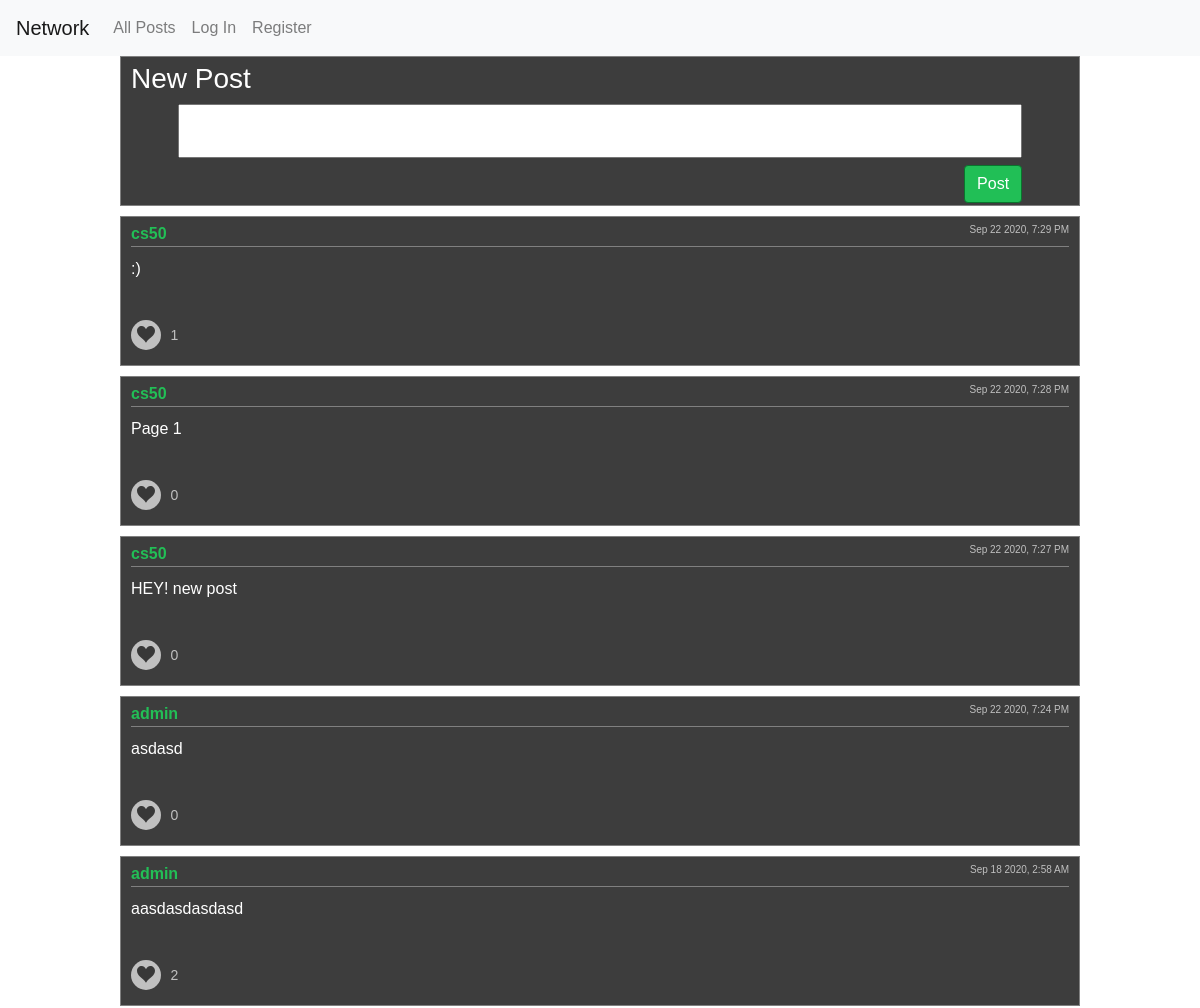
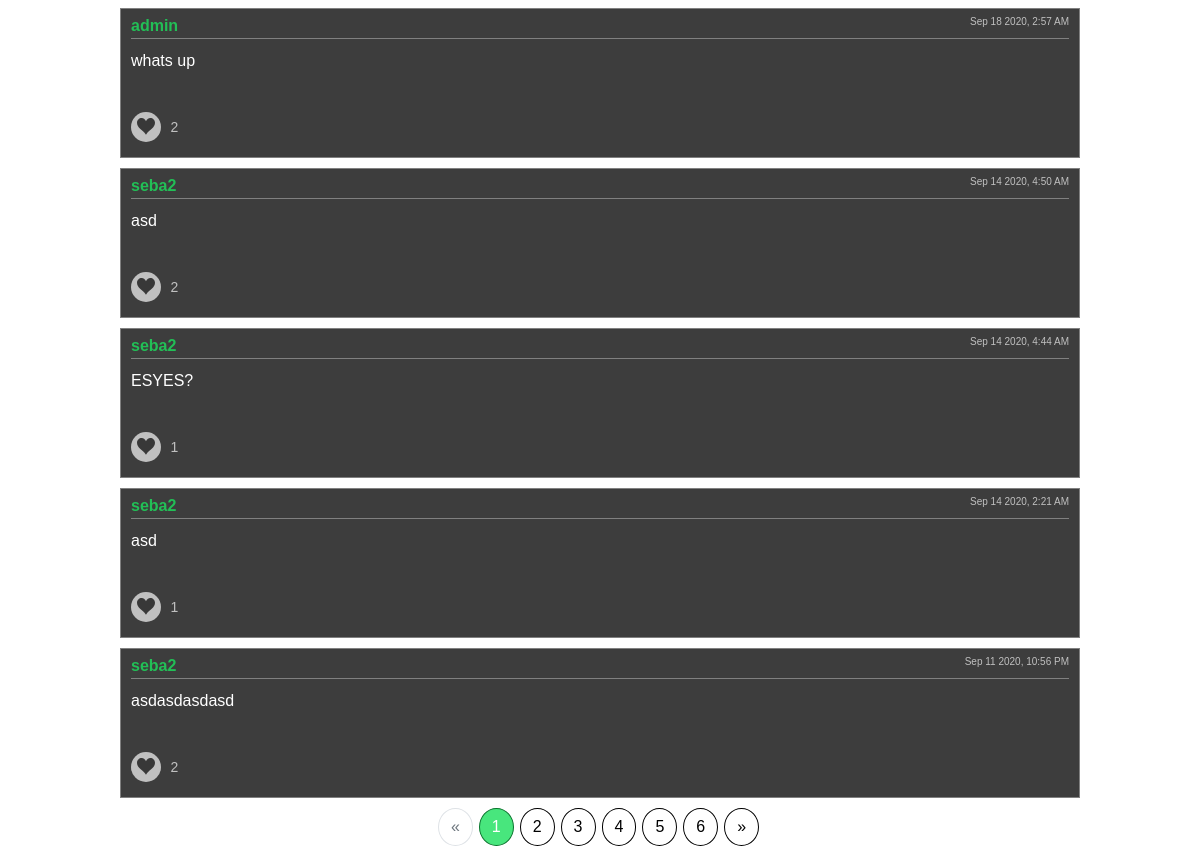
The page / on the database its author committed (2 pictures, top to bottom).
### network/models.py (models this page shows, shortened)
class Post(models.Model):
    post_user = models.ForeignKey(User, on_delete=models.CASCADE)
    post_content = models.TextField()
    post_timestamp = models.DateTimeField(auto_now_add=True)
    post_likes = models.IntegerField(default=0)
    def serialize(self):
        return {
            "post_id": self.id,
            "post_user": self.post_user.id,
            "post_username": self.post_user.username,
            "post_content": self.post_content,
            "post_timestamp": self.post_timestamp.strftime("%b %#d %Y, %#I:%M %p"),
        }

class User(AbstractUser):
    pass

### network/views.py (the view)
# urls.py: path("", views.index, name="index"),
def index(request):
    try:
        current_user = User.objects.get(pk=request.user.id)
        posts = Post.objects.all().order_by("-post_timestamp")
        for post in posts:
            post.serialize()
            if post.post_user.id == request.user.id:
                post.editable = True
            else:
                post.editable = False
            try:
                if_liked = Like.objects.get(like_post=post.id, like_by=current_user)
                post.liked_by_user = True
            except:
                post.liked_by_user = False
        paginator_posts = Paginator(posts, 10)
        page = request.GET.get('page', 1)
        try:
            posts = paginator_posts.page(page)
        except EmptyPage:
            posts = paginator_posts.page(paginator_posts.num_pages)
        except PageNotAnInteger:
            posts = paginator_posts.page(1)
        return render(request, "network/index.html", {
            "posts": posts
        })
    except:
        posts = Post.objects.all().order_by("-post_timestamp")
        for post in posts:
            post.serialize()
        paginator_posts = Paginator(posts, 10)
        page = request.GET.get('page', 1)
        try:
            posts = paginator_posts.page(page)
        except EmptyPage:
            posts = paginator_posts.page(paginator_posts.num_pages)
        except PageNotAnInteger:
            posts = paginator_posts.page(1)
        return render(request, "network/index.html", {
            "posts": posts
        })

### network/templates/network/index.html (shortened to what this page needs)
{% extends "network/layout.html" %}
{% block body %}
    <div class="post-container">
        <h3>New Post</h3>
        <form id="new-post-form">
            <textarea id="new-post-content"></textarea>
            <input style="float:right;margin-right: 5%;" type="submit" class="btn" value="Post">
        </form>
    </div>
    <div id="posts-view">
        {% for post in posts %}
            <div class="post-container" id="post_{{ post.id }}">
                <div class="post-container-username">
                    <a href="{% url 'user' post.post_user.id %}"><b>{{ post.post_user.username }}</b></a>
                    <div class="post-timestamp">{{ post.post_timestamp|date:"M j Y, g:i A" }}</div>
                </div>
                <div class="post-content">{{ post.post_content }}</div>
                <div id="like-btn" class="likes-container" data-id="{{ post.id }}">
                    <span class="like-btn" aria-label="Like this post." data-id="{{ post.id }}">
                        <svg data-id="{{ post.id }}" {% if post.liked_by_user %}class="heart liked" {% else %}class="heart"{% endif %} viewBox="0 0 32 29.6">
                            <path data-id="{{ post.id }}" d="M23.6,0c-3.4,0-6.3,2.7-7.6,5.6C14.7,2.7,11.8,0,8.4,0C3.8,0,0,3.8,0,8.4c0,9.4,9.5,11.9,16,21.2
                            c6.1-9.3,16-12.1,16-21.2C32,3.8,28.2,0,23.6,0z"/>
                        </svg>
                    </span>
                    <label data-id="{{ post.id }}" for="likes-container" id="post-likes">{{ post.post_likes }}</label>
                </div>
            </div>
        {% endfor %}
    </div>
    {% if posts.has_other_pages %}
    <ul class="pagination">
    {% if posts.has_previous %}
        <li class="page-item"><a class="page-link" href="?page={{ posts.previous_page_number }}">&laquo;</a></li>
    {% else %}
        <li class="disabled page-item"><span class="page-link">&laquo;</span></li>
    {% endif %}
    {% for i in posts.paginator.page_range %}
        {% if posts.number == i %}
        <li class="active page-item"><span class="page-link">{{ i }} <span class="sr-only">(current)</span></span></li>
        {% else %}
        <li class="page-item"><a class="page-link page-number" href="?page={{ i }}">{{ i }}</a></li>
        {% endif %}
    {% endfor %}
    {% if posts.has_next %}
        <li><a class="page-link" href="?page={{ posts.next_page_number }}">&raquo;</a></li>
    {% else %}
        <li class="disabled page-item"><span class="page-link">&raquo;</span></li>
    {% endif %}
    </ul>
    {% endif %}
{% endblock %}

### network/templates/network/layout.html (shortened to what this page needs)
{% load static %}
<!DOCTYPE html>
<html lang="en">
    <head>
        <link rel="stylesheet" href="https://stackpath.bootstrapcdn.com/bootstrap/4.4.1/css/bootstrap.min.css">
        <link href="{% static 'network/styles.css' %}" rel="stylesheet">
        <link rel="stylesheet" href="https://cdnjs.cloudflare.com/ajax/libs/animate.css/4.0.0/animate.min.css">
    </head>
    <body>
        <nav class="navbar navbar-expand-lg navbar-light bg-light">
            <a class="navbar-brand" href="{% url 'index' %}">Network</a>
            <div>
              <ul class="navbar-nav mr-auto">
                <li class="nav-item">
                  <a class="nav-link" href="{% url 'index' %}">All Posts</a>
                </li>
                {% if user.is_authenticated %}
                    <li class="nav-item">
                        <a class="nav-link" href="{% url 'follow_index' %}">Following</a>
                    </li>
                    <li class="nav-item">
                        <a class="nav-link" href="{% url 'logout' %}">Log Out</a>
                    </li>
                {% else %}
                    <li class="nav-item">
                        <a class="nav-link" href="{% url 'login' %}">Log In</a>
                    </li>
                    <li class="nav-item">
                        <a class="nav-link" href="{% url 'register' %}">Register</a>
                    </li>
                {% endif %}
              </ul>
            </div>
        </nav>
        <div class="body">
            {% block body %}
            {% endblock %}
        </div>
    </body>
</html>

### network/static/network/styles.css (style rules this page uses)
body { font-family: sans-serif; background: white; color: white; }
.post-container { width: 80%; height: 150px; border: 1px solid gray; margin-bottom: 10px; margin-left: 10%; padding: 5px 10px; background: rgba(40, 40, 40, 0.897); }
#new-post-form textarea { width: 90%; margin-left: 5%; margin-right: 5%; resize: none; }
.btn { background: rgba(27, 224, 93, 0.8); border: 1px solid rgb(9, 117, 45); color: white; }
.post-container-username { margin: 0; border-bottom: 1px solid gray; }
.post-container-username>a>b { color: rgba(27, 224, 93, 0.8); }
.post-timestamp { font-size: 10px; float: right; color: #c0c0c0; }
.post-content { height: 53%; padding-top: 10px; }
.like-btn { width: 30px; height: 30px; display: inline-block; background-color: #c0c0c0; border-radius: 25px; transition: box-shadow 1s ease, margin-top 1s ease; cursor: pointer; }
.heart { fill: rgba(40, 40, 40, 0.897); background: none; position: relative; top: 6px; width: 18px; margin-left: auto; margin-right: auto; display: block; }
.likes-container { cursor: pointer; float:left; width: 12%; }
#post-likes { font-size: 14px; color: #c0c0c0; padding-left: 5px; position: relative; top: -10px; }
.pagination { justify-content: center; }
.pagination>li>a, .pagination>li>span { border-radius: 50% !important; margin: 0 3px; }
.page-item.active .page-link { background-color: rgba(27, 224, 93, 0.8); border-color: rgb(9, 117, 45); }
.page-link { color: black; border-color: black; }

### rows shown on the page
Post: post_user.username "cs50", post_timestamp "Sep 22 2020, 7:29 PM", post_content ":)", post_likes "1"
Post: post_user.username "cs50", post_timestamp "Sep 22 2020, 7:28 PM", post_content "Page 1", post_likes "0"
Post: post_user.username "cs50", post_timestamp "Sep 22 2020, 7:27 PM", post_content "HEY! new post", post_likes "0"
Post: post_user.username "admin", post_timestamp "Sep 22 2020, 7:24 PM", post_content "asdasd", post_likes "0"
Post: post_user.username "admin", post_timestamp "Sep 18 2020, 2:58 AM", post_content "aasdasdasdasd", post_likes "2"
Post: post_user.username "admin", post_timestamp "Sep 18 2020, 2:57 AM", post_content "whats up", post_likes "2"
Post: post_user.username "seba2", post_timestamp "Sep 14 2020, 4:50 AM", post_content "asd", post_likes "2"
Post: post_user.username "seba2", post_timestamp "Sep 14 2020, 4:44 AM", post_content "ESYES?", post_likes "1"
Post: post_user.username "seba2", post_timestamp "Sep 14 2020, 2:21 AM", post_content "asd", post_likes "1"
Post: post_user.username "seba2", post_timestamp "Sep 11 2020, 10:56 PM", post_content "asdasdasdasd", post_likes "2"

### other values the page prints
{{ i }} "1"
{{ i }} "2" "3" "4" "5" "6"
